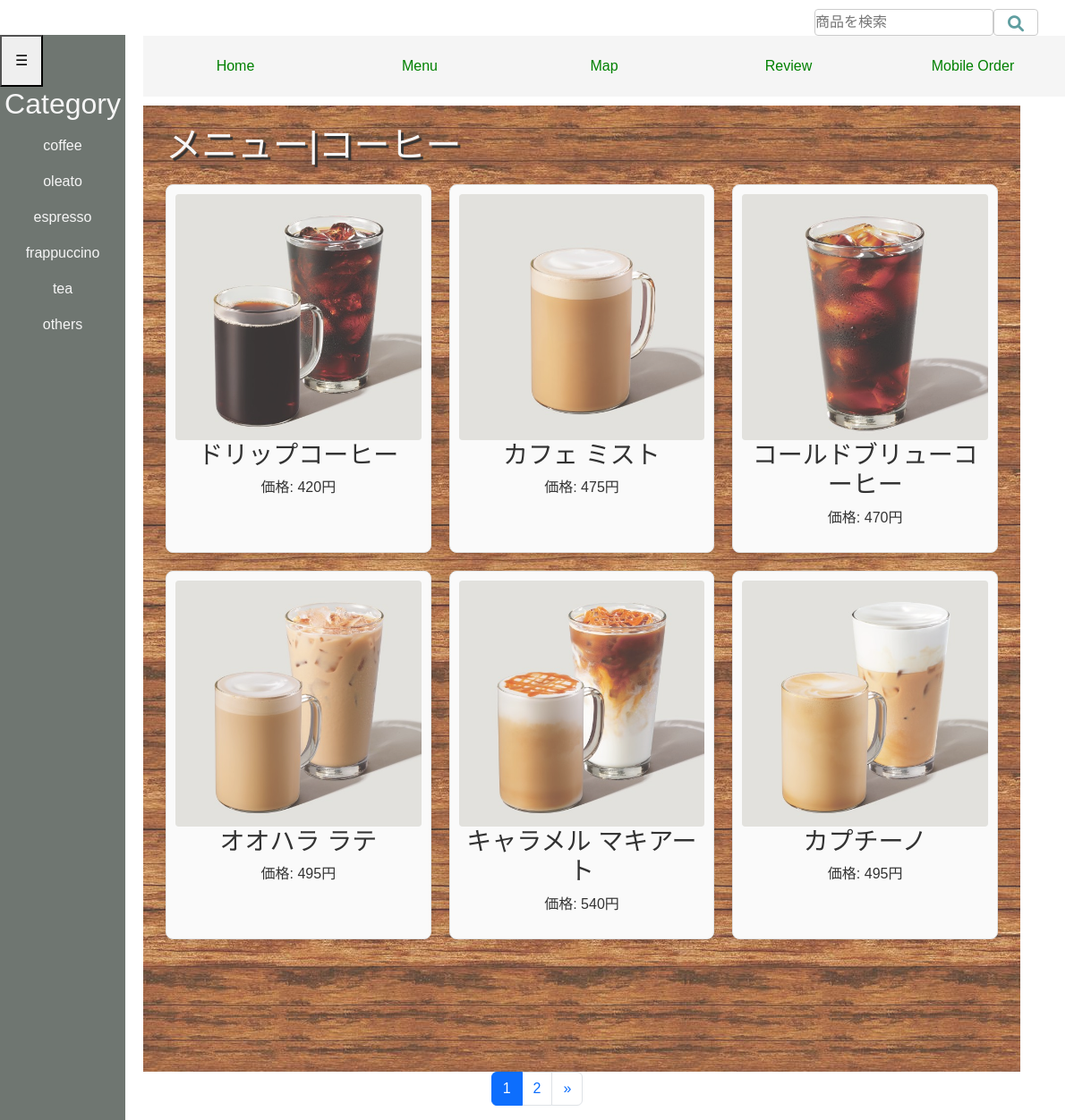
The page /menu/coffee on the database its author committed.
### cafe/models.py (models this page shows, shortened)
class CafeMenu(models.Model):
    CATEGORY=(('coffee','コーヒー'),
              ('espresso','エスプレッソ'),
              ('oleato','オリアート'),
              ('frappuccino','フラペチーノ'),
              ('tea','ティー'),
              ('others','その他'),
              )
    category = models.CharField(choices=CATEGORY, max_length=20, default='coffee')
    name=models.CharField(
                verbose_name='商品名',
                max_length=100
                )
    price=models.DecimalField(max_digits=5, decimal_places=0)
    description=models.TextField()
    image=models.ImageField(upload_to='menu_images/')

### cafe/views.py (the view)
# urls.py: path('menu/coffee',views.CoffeeDetail.as_view(), name='coffee'),
class CoffeeDetail(ListView):
    template_name = 'coffee_list.html'
    context_object_name = 'orderby_records'
    model = CafeMenu
    paginate_by = 6
    def get_queryset(self):
        return CafeMenu.objects.filter(category='coffee')   #カテゴリーの絞り込みをして抽出

### cafe/templates/coffee_list.html (shortened to what this page needs)
{% load static %}
<div class="d-flex align-items-center">
  <form class="w-100 me-3" role="search" style="width:100%; margin-bottom:10px; position:fixed; display:flex; overflow: hidden;" method="get" action="{% url 'cafe:search' %}">
    <input type="search" value="{{ num }}" name="query" class="search-input" placeholder="商品を検索" aria-label="Search">
    <button type="submit" class="search-button">
      <i class="fas fa-search"></i>
    </button>
  </form>
</div>
<head>
    <link href="{% static 'css/bootstrap.min.css' %}" rel="stylesheet">
    <link rel="stylesheet" href="{% static 'css/menu.css' %}">
    <link rel="stylesheet" href="https://cdnjs.cloudflare.com/ajax/libs/font-awesome/6.0.0-beta3/css/all.min.css">
</head>
<div class="navbar">
  <a href="{% url 'cafe:base' %}">Home</a>
  <a href="{% url 'cafe:menu' %}">Menu</a>
  <a href="{% url 'cafe:map' %}">Map</a>
  <a href="{% url 'photo:index' %}">Review</a>
  <a href="{% url 'cafe:mobile' %}">Mobile Order</a>
</div>
<div class="sidebar">
  <button id="toggleBtn" class="toggle-btn">☰</button>
  <h2>Category</h2>
  <ul>
    <li><a href="{% url 'cafe:coffee' %}">coffee</a></li>
    <li><a href="{% url 'cafe:oleato' %}">oleato</a></li>
    <li><a href="{% url 'cafe:espresso' %}">espresso</a></li>
    <li><a href="{% url 'cafe:frappuccino' %}">frappuccino</a></li>
    <li><a href="{% url 'cafe:tea' %}">tea</a></li>
    <li><a href="{% url 'cafe:others' %}">others</a></li>
</ul>
</div>
<body>
  <div class="menu" style="background-image: url('{% static "img/wood.jpeg" %}'); opacity:0.8;">
    <h1 style="text-shadow: 3px 3px 1px rgba(0, 0, 0, 1);">メニュー|コーヒー</h1>
    <div class="menu-grid">
    {% for record in orderby_records %}
      {% if record.category == "coffee" %}
        <div class="record">
          <img src="{{ record.image.url }}" alt="{{ record.name }}">
          <h3>{{ record.name }}</h3>
          <p>価格: {{ record.price }}円</p>
        </div>
      {% endif %}
    {% endfor %}
    </div>
  </div>
  {% include "pagination.html" %}
</body>
</html>

### static/css/menu.css (style rules this page uses)
body { font-family: 'Noto Sans JP', sans-serif; width: 100%; }
.navbar { width: 1030px; margin-left: 160px; margin-right: 76; margin-top: 40px; display: flex; position: sticky; z-index: 0; background-color: whitesmoke; overflow: hidden; }
.navbar a { flex: 1; padding: 14px 20px; text-align: center; text-decoration: none; color: green; }
.sidebar { background-color: rgb(111, 118, 113); width: 140px; height: 100%; top: 39px; position: fixed; overflow: hidden; margin-bottom: 30px; z-index: 1; }
.sidebar h2 { text-align: center; color: whitesmoke; }
.sidebar ul { list-style-type: none; padding: 0; }
.sidebar ul li { padding: 8px; text-align: center; }
.sidebar ul li a { text-decoration: none; color: whitesmoke; display: block; }
.toggle-btn { padding: 15px; cursor: pointer; position: relative; color: black; }
.menu { font-family: 'Noto Sans JP', sans-serif; margin-left: 150px; flex: 1; padding: 25px; color: whitesmoke; background-color: cadetblue; height: 1080px; top: 10px; bottom: 0; margin-left: 160px; margin-top: 10px; width: 980px; padding-top: 20px; }
img { display: block; margin: 0 auto; }
.record { font-family: 'Noto Sans JP', sans-serif; font-weight: 100; }
form { display: flex; align-items: center; justify-content: flex-start; position: fixed; top: 10px; left: 910px; width: 10px; z-index: 1000; background-color: transparent; }
.search-input { flex: 1; max-width: 250px; height: 30px; margin-right: 0px; border: none; border-bottom: 3px double cadetblue; font-size: 16px; outline: none; padding: 5px 0; }
.search-button { background-color: white; border: none; padding: 6px; cursor: pointer; display: flex; align-items: center; justify-content: center; color: red; width: 30px; }
.search-button i { font-size: 18px; color: cadetblue; }
.record { font-family: 'Noto Sans JP', sans-serif; font-weight: 100; color: black; }
.menu-grid { display: grid; grid-template-columns: repeat(3, 1fr); grid-gap: 20px; margin: 20px auto; max-width: 1200px; }
.record { text-align: center; border: 1px solid #ddd; border-radius: 8px; padding: 10px; background-color: #f9f9f9; box-shadow: 0 4px 6px rgba(0, 0, 0, 0.1); transition: transform 0.2s ease; }
.record img { max-width: 100%; height: auto; border-radius: 4px; }
.search-input { flex: 1; max-width: 200px; height: 30px; font-size: 16px; border: 1px solid #ccc; border-radius: 4px; }
.search-button { background-color: #fff; border: 1px solid #ccc; color: #000; cursor: pointer; font-size: 15px; text-align: center; writing-mode: horizontal-tb; border-radius: 4px; width: 50px; height: 30px; display: inline-block; }

### rows shown on the page
CafeMenu: image (picture), name "ドリップコーヒー", price "420"
CafeMenu: image (picture), name "カフェ ミスト", price "475"
CafeMenu: image (picture), name "コールドブリューコーヒー", price "470"
CafeMenu: image (picture), name "オオハラ ラテ", price "495"
CafeMenu: image (picture), name "キャラメル マキアート", price "540"
CafeMenu: image (picture), name "カプチーノ", price "495"

### other values the page prints
{{ num }} "1"
{{ num }} "2"
